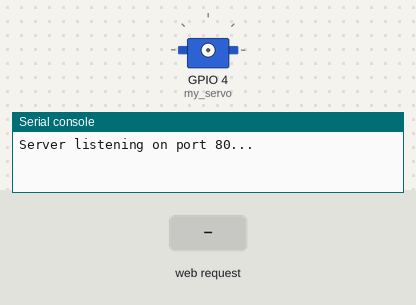
This program was run on a simulated ESP32 board running MicroPython. On the bench: servo, the last lines printed to the serial console. The test bench sets the inputs (shaded band). Servo angles are drawn from the pulse width (0.5 ms = 0°, 2.5 ms = 180°).

Above: at 1.2 s.
1.3 s: HTTP request GET /lightoff received
At 1.45 s:
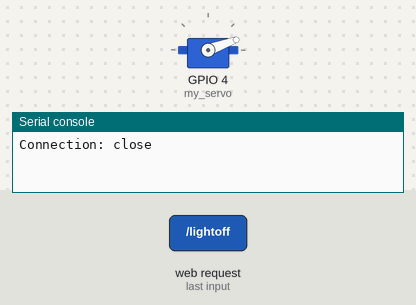
3.7 s: HTTP request GET / received
Timing chart, 0 to 6.7 s (numbered marks = the images above; inputs shaded):
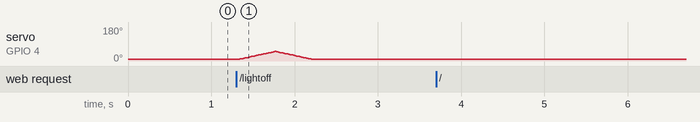

Measured:
- after the input at 1.3 s, servo on GPIO 4 (my_servo): rises from 8° to 52° in 0.44 s, then falls to 8° in 0.46 s

The program:

webpage.py
```python
import socket
from unlocker import light_off
from light_off_webpage import *

def handle_client(client):
    request = client.recv(1024).decode('utf-8')
    print('Received request:')
    print(request)

    if 'GET /lightoff' in request:
        light_off()
        response = 'OK'

#    elif 'GET /poweroff' in request:
#        poweroff()
#        response = 'OK'

    else:
        response = html

    client.send('HTTP/1.1 200 OK\n')
    client.send('Content-Type: text/html\n')
    client.send('Connection: close\n\n')
    client.sendall(response)
    client.close()

def start_web():
    s = socket.socket(socket.AF_INET, socket.SOCK_STREAM)
    s.bind(('', 80))
    s.listen(5)

    print('Server listening on port 80...')

    # 监听连接并处理请求
    while True:
        client, addr = s.accept()
        print('Got a connection from %s' % str(addr))
        handle_client(client)

if __name__ == "__main__":
    start_web()
```

unlocker.py
```python
from machine import PWM
import math

# originally by Radomir Dopieralski http://sheep.art.pl
# from https://bitbucket.org/thesheep/micropython-servo

class Servo:
    """
    A simple class for controlling hobby servos.
    Args:
        pin (machine.Pin): The pin where servo is connected. Must support PWM.
        freq (int): The frequency of the signal, in hertz.
        min_us (int): The minimum signal length supported by the servo.
        max_us (int): The maximum signal length supported by the servo.
        angle (int): The angle between the minimum and maximum positions.
    """
    def __init__(self, pin, freq=50, min_us=600, max_us=2400, angle=180):
        self.min_us = min_us
        self.max_us = max_us
        self.us = 0
        self.freq = freq
        self.angle = angle
        self.pwm = PWM(pin, freq=freq, duty=0)

    def write_us(self, us):
        """Set the signal to be ``us`` microseconds long. Zero disables it."""
        if us == 0:
            self.pwm.duty(0)
            return
        us = min(self.max_us, max(self.min_us, us))
        duty = us * 1024 * self.freq // 1000000
        self.pwm.duty(duty)

    def write_angle(self, degrees=None, radians=None):
        """Move to the specified angle in ``degrees`` or ``radians``."""
        if degrees is None:
            degrees = math.degrees(radians)
        degrees = degrees % 360
        total_range = self.max_us - self.min_us
        us = self.min_us + total_range * degrees // self.angle
        self.write_us(us)


def light_off():
    import time

    from machine import Pin
    # 定义舵机控制对象
    my_servo = Servo(Pin(4), max_us=2500)

    rotation_limit = 1  # 旋转次数限制
    rotation_count = 0  # 当前旋转次数

    while rotation_count < rotation_limit:
        # 从0度到180度
        for angle in range(0, 45):
            my_servo.write_angle(angle)
            time.sleep(0.01)  # 暂停10毫秒，可以根据需要调整

        # 从180度到0度
        for angle in range(45, -1, -1):
            my_servo.write_angle(angle)
            time.sleep(0.01)  # 暂停10毫秒，可以根据需要调整

        rotation_count += 1  # 完成一次完整的旋转，递增计数器

if __name__ == "__main__":
    light_off()
```

light_off_webpage.py
```python
html = '''
<!DOCTYPE html>
<html lang="en">
<head>
    <meta charset="UTF-8">
    <meta name="viewport" content="width=device-width, initial-scale=1.0">
    <title>ESP32 Light Control</title>
    <style>
        body {
            font-family: Arial, sans-serif;
            background-color: #f4f4f4;
            display: flex;
            justify-content: center;
            align-items: center;
            height: 100vh;
            margin: 0;
        }

        .button {
            background-color: #4CAF50;
            border: none;
            color: white;
            padding: 20px 40px;
            text-align: center;
            text-decoration: none;
            display: inline-block;
            font-size: 24px;
            margin: 4px 2px;
            cursor: pointer;
            border-radius: 12px;
            transition: background-color 0.3s;
        }

        .button:hover {
            background-color: #45a049;
        }
    </style>
</head>
<body>
    <button class="button" onclick="sendCommand('lightoff')">Light Off</button>

    <script>
        function sendCommand(cmd) {
            var xhr = new XMLHttpRequest();
            xhr.open('GET', '/' + cmd, true);
            xhr.send();
        }
    </script>
</body>
</html>
'''
```
